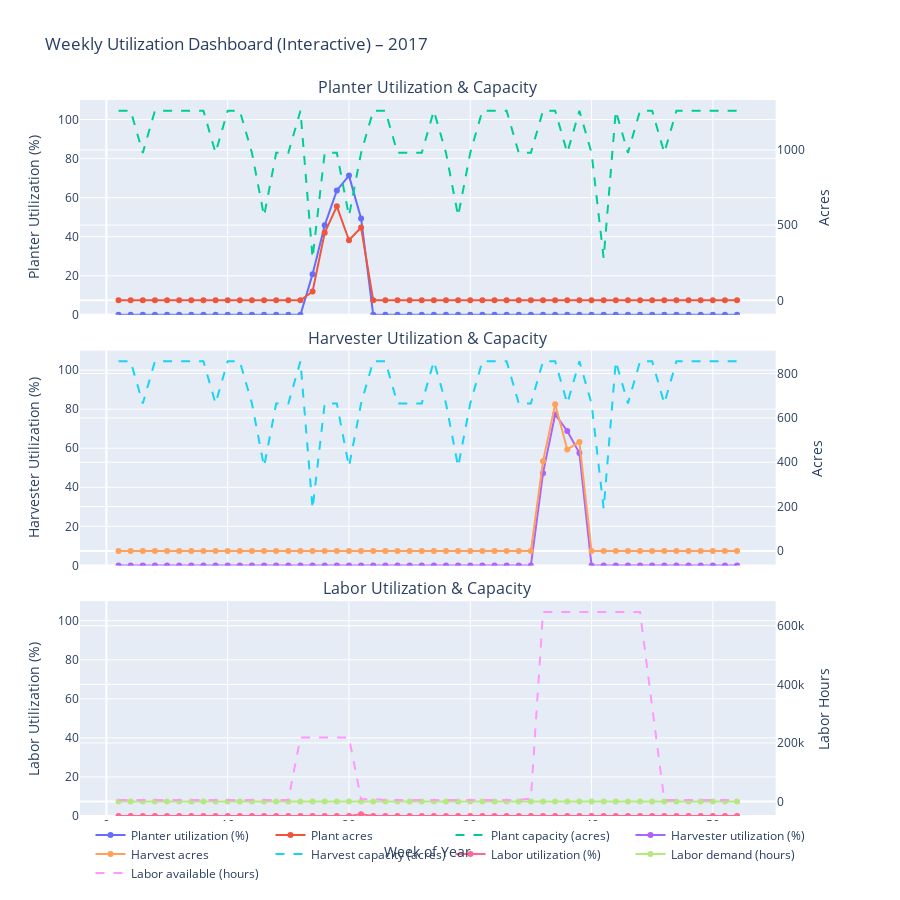

Notebook code cell kept with this figure:
### Code cell
import plotly.graph_objs as go
from plotly.subplots import make_subplots

def plot_weekly_utilization_plotly(weekly_view, target_year=2017):
    weeks = weekly_view["week"]

    fig = make_subplots(
        rows=3, cols=1,
        shared_xaxes=True,
        vertical_spacing=0.05,
        subplot_titles=(
            "Planter Utilization & Capacity",
            "Harvester Utilization & Capacity",
            "Labor Utilization & Capacity"
        ),
        specs=[[{"secondary_y": True}],
               [{"secondary_y": True}],
               [{"secondary_y": True}]]
    )

    # --- Row 1: Planter ---
    fig.add_trace(
        go.Scatter(
            x=weeks,
            y=weekly_view["plant_utilization"] * 100,
            mode="lines+markers",
            name="Planter utilization (%)",
        ),
        row=1, col=1, secondary_y=False,
    )

    fig.add_trace(
        go.Scatter(
            x=weeks,
            y=weekly_view["plant_acres"],
            mode="lines+markers",
            name="Plant acres",
        ),
        row=1, col=1, secondary_y=True,
    )

    fig.add_trace(
        go.Scatter(
            x=weeks,
            y=weekly_view["plant_capacity"],
            mode="lines",
            name="Plant capacity (acres)",
            line=dict(dash="dash"),
        ),
        row=1, col=1, secondary_y=True,
    )

    # --- Row 2: Harvester ---
    fig.add_trace(
        go.Scatter(
            x=weeks,
            y=weekly_view["harvest_utilization"] * 100,
            mode="lines+markers",
            name="Harvester utilization (%)",
        ),
        row=2, col=1, secondary_y=False,
    )

    fig.add_trace(
        go.Scatter(
            x=weeks,
            y=weekly_view["harvest_acres"],
            mode="lines+markers",
            name="Harvest acres",
        ),
        row=2, col=1, secondary_y=True,
    )

    fig.add_trace(
        go.Scatter(
            x=weeks,
            y=weekly_view["harvest_capacity"],
            mode="lines",
            name="Harvest capacity (acres)",
            line=dict(dash="dash"),
        ),
        row=2, col=1, secondary_y=True,
    )

    # --- Row 3: Labor ---
    fig.add_trace(
        go.Scatter(
            x=weeks,
            y=weekly_view["labor_utilization"] * 100,
            mode="lines+markers",
            name="Labor utilization (%)",
        ),
        row=3, col=1, secondary_y=False,
    )

    fig.add_trace(
        go.Scatter(
            x=weeks,
            y=weekly_view["labor_demand"],
            mode="lines+markers",
            name="Labor demand (hours)",
        ),
        row=3, col=1, secondary_y=True,
    )

    fig.add_trace(
        go.Scatter(
            x=weeks,
            y=weekly_view["labor_hours"],
            mode="lines",
            name="Labor available (hours)",
            line=dict(dash="dash"),
        ),
        row=3, col=1, secondary_y=True,
    )

    # --- Layout ---
    fig.update_yaxes(title_text="Planter Utilization (%)", row=1, col=1, secondary_y=False, range=[0, 110])
    fig.update_yaxes(title_text="Acres", row=1, col=1, secondary_y=True)

    fig.update_yaxes(title_text="Harvester Utilization (%)", row=2, col=1, secondary_y=False, range=[0, 110])
    fig.update_yaxes(title_text="Acres", row=2, col=1, secondary_y=True)

    fig.update_yaxes(title_text="Labor Utilization (%)", row=3, col=1, secondary_y=False, range=[0, 110])
    fig.update_yaxes(title_text="Labor Hours", row=3, col=1, secondary_y=True)

    fig.update_xaxes(title_text="Week of Year", row=3, col=1)

    fig.update_layout(
        title_text=f"Weekly Utilization Dashboard (Interactive) – {target_year}",
        hovermode="x unified",
        legend=dict(orientation="h", yanchor="bottom", y=-0.1, xanchor="center", x=0.5),
        height=900,
    )

    fig.show()

# Example call
plot_weekly_utilization_plotly(weekly_view, target_year=2017)

### Figure 1 — Plotly figure (JSON) as saved in the notebook; plotly's stock layout.template omitted (floating-point values rounded to 4 significant figures)
{"data": [{"mode": "lines+markers", "name": "Planter utilization (%)", "type": "scatter", "x": [1, 2, 3, 4, 5, 6, 7, 8, 9, 10, 11, 12, 13, 14, 15, 16, 17, 18, 19, 20, 21, 22, 23, 24, 25, 26, 27, 28, 29, 30, 31, 32, 33, 34, 35, 36, 37, 38, 39, 40, 41, 42, 43, 44, 45, 46, 47, 48, 49, 50, 51, 52], "xaxis": "x", "y": [0.0, 0.0, 0.0, 0.0, 0.0, 0.0, 0.0, 0.0, 0.0, 0.0, 0.0, 0.0, 0.0, 0.0, 0.0, 0.0, 20.81, 45.82, 63.71, 71.28, 49.35, 0.0, 0.0, 0.0, 0.0, 0.0, 0.0, 0.0, 0.0, 0.0, 0.0, 0.0, 0.0, 0.0, 0.0, 0.0, 0.0, 0.0, 0.0, 0.0, 0.0, 0.0, 0.0, 0.0, 0.0, 0.0, 0.0, 0.0, 0.0, 0.0, 0.0, 0.0], "yaxis": "y"}, {"mode": "lines+markers", "name": "Plant acres", "type": "scatter", "x": [1, 2, 3, 4, 5, 6, 7, 8, 9, 10, 11, 12, 13, 14, 15, 16, 17, 18, 19, 20, 21, 22, 23, 24, 25, 26, 27, 28, 29, 30, 31, 32, 33, 34, 35, 36, 37, 38, 39, 40, 41, 42, 43, 44, 45, 46, 47, 48, 49, 50, 51, 52], "xaxis": "x", "y": [0.0, 0.0, 0.0, 0.0, 0.0, 0.0, 0.0, 0.0, 0.0, 0.0, 0.0, 0.0, 0.0, 0.0, 0.0, 0.0, 58.28, 449.0, 624.4, 399.2, 483.6, 0.0, 0.0, 0.0, 0.0, 0.0, 0.0, 0.0, 0.0, 0.0, 0.0, 0.0, 0.0, 0.0, 0.0, 0.0, 0.0, 0.0, 0.0, 0.0, 0.0, 0.0, 0.0, 0.0, 0.0, 0.0, 0.0, 0.0, 0.0, 0.0, 0.0, 0.0], "yaxis": "y2"}, {"line": {"dash": "dash"}, "mode": "lines", "name": "Plant capacity (acres)", "type": "scatter", "x": [1, 2, 3, 4, 5, 6, 7, 8, 9, 10, 11, 12, 13, 14, 15, 16, 17, 18, 19, 20, 21, 22, 23, 24, 25, 26, 27, 28, 29, 30, 31, 32, 33, 34, 35, 36, 37, 38, 39, 40, 41, 42, 43, 44, 45, 46, 47, 48, 49, 50, 51, 52], "xaxis": "x", "y": [1260.0, 1260.0, 980.0, 1260.0, 1260.0, 1260.0, 1260.0, 1260.0, 980.0, 1260.0, 1260.0, 980.0, 560.0, 980.0, 980.0, 1260.0, 280.0, 980.0, 980.0, 560.0, 980.0, 1260.0, 1260.0, 980.0, 980.0, 980.0, 1260.0, 980.0, 560.0, 980.0, 1260.0, 1260.0, 1260.0, 980.0, 980.0, 1260.0, 1260.0, 980.0, 1260.0, 980.0, 280.0, 1260.0, 980.0, 1260.0, 1260.0, 980.0, 1260.0, 1260.0, 1260.0, 1260.0, 1260.0, 1260.0], "yaxis": "y2"}, {"mode": "lines+markers", "name": "Harvester utilization (%)", "type": "scatter", "x": [1, 2, 3, 4, 5, 6, 7, 8, 9, 10, 11, 12, 13, 14, 15, 16, 17, 18, 19, 20, 21, 22, 23, 24, 25, 26, 27, 28, 29, 30, 31, 32, 33, 34, 35, 36, 37, 38, 39, 40, 41, 42, 43, 44, 45, 46, 47, 48, 49, 50, 51, 52], "xaxis": "x2", "y": [0.0, 0.0, 0.0, 0.0, 0.0, 0.0, 0.0, 0.0, 0.0, 0.0, 0.0, 0.0, 0.0, 0.0, 0.0, 0.0, 0.0, 0.0, 0.0, 0.0, 0.0, 0.0, 0.0, 0.0, 0.0, 0.0, 0.0, 0.0, 0.0, 0.0, 0.0, 0.0, 0.0, 0.0, 0.0, 47.25, 77.31, 68.82, 57.51, 0.0, 0.0, 0.0, 0.0, 0.0, 0.0, 0.0, 0.0, 0.0, 0.0, 0.0, 0.0, 0.0], "yaxis": "y3"}, {"mode": "lines+markers", "name": "Harvest acres", "type": "scatter", "x": [1, 2, 3, 4, 5, 6, 7, 8, 9, 10, 11, 12, 13, 14, 15, 16, 17, 18, 19, 20, 21, 22, 23, 24, 25, 26, 27, 28, 29, 30, 31, 32, 33, 34, 35, 36, 37, 38, 39, 40, 41, 42, 43, 44, 45, 46, 47, 48, 49, 50, 51, 52], "xaxis": "x2", "y": [0.0, 0.0, 0.0, 0.0, 0.0, 0.0, 0.0, 0.0, 0.0, 0.0, 0.0, 0.0, 0.0, 0.0, 0.0, 0.0, 0.0, 0.0, 0.0, 0.0, 0.0, 0.0, 0.0, 0.0, 0.0, 0.0, 0.0, 0.0, 0.0, 0.0, 0.0, 0.0, 0.0, 0.0, 0.0, 404.0, 661.0, 457.7, 491.7, 0.0, 0.0, 0.0, 0.0, 0.0, 0.0, 0.0, 0.0, 0.0, 0.0, 0.0, 0.0, 0.0], "yaxis": "y4"}, {"line": {"dash": "dash"}, "mode": "lines", "name": "Harvest capacity (acres)", "type": "scatter", "x": [1, 2, 3, 4, 5, 6, 7, 8, 9, 10, 11, 12, 13, 14, 15, 16, 17, 18, 19, 20, 21, 22, 23, 24, 25, 26, 27, 28, 29, 30, 31, 32, 33, 34, 35, 36, 37, 38, 39, 40, 41, 42, 43, 44, 45, 46, 47, 48, 49, 50, 51, 52], "xaxis": "x2", "y": [855.0, 855.0, 665.0, 855.0, 855.0, 855.0, 855.0, 855.0, 665.0, 855.0, 855.0, 665.0, 380.0, 665.0, 665.0, 855.0, 190.0, 665.0, 665.0, 380.0, 665.0, 855.0, 855.0, 665.0, 665.0, 665.0, 855.0, 665.0, 380.0, 665.0, 855.0, 855.0, 855.0, 665.0, 665.0, 855.0, 855.0, 665.0, 855.0, 665.0, 190.0, 855.0, 665.0, 855.0, 855.0, 665.0, 855.0, 855.0, 855.0, 855.0, 855.0, 855.0], "yaxis": "y4"}, {"mode": "lines+markers", "name": "Labor utilization (%)", "type": "scatter", "x": [1, 2, 3, 4, 5, 6, 7, 8, 9, 10, 11, 12, 13, 14, 15, 16, 17, 18, 19, 20, 21, 22, 23, 24, 25, 26, 27, 28, 29, 30, 31, 32, 33, 34, 35, 36, 37, 38, 39, 40, 41, 42, 43, 44, 45, 46, 47, 48, 49, 50, 51, 52], "xaxis": "x3", "y": [0.0, 0.0, 0.0, 0.0, 0.0, 0.0, 0.0, 0.0, 0.0, 0.0, 0.0, 0.0, 0.0, 0.0, 0.0, 0.0, 0.004001, 0.03082, 0.04286, 0.0274, 0.8964, 0.0, 0.0, 0.0, 0.0, 0.0, 0.0, 0.0, 0.0, 0.0, 0.0, 0.0, 0.0, 0.0, 0.0, 0.01248, 0.02042, 0.01414, 0.01519, 0.0, 0.0, 0.0, 0.0, 0.0, 0.0, 0.0, 0.0, 0.0, 0.0, 0.0, 0.0, 0.0], "yaxis": "y5"}, {"mode": "lines+markers", "name": "Labor demand (hours)", "type": "scatter", "x": [1, 2, 3, 4, 5, 6, 7, 8, 9, 10, 11, 12, 13, 14, 15, 16, 17, 18, 19, 20, 21, 22, 23, 24, 25, 26, 27, 28, 29, 30, 31, 32, 33, 34, 35, 36, 37, 38, 39, 40, 41, 42, 43, 44, 45, 46, 47, 48, 49, 50, 51, 52], "xaxis": "x3", "y": [0.0, 0.0, 0.0, 0.0, 0.0, 0.0, 0.0, 0.0, 0.0, 0.0, 0.0, 0.0, 0.0, 0.0, 0.0, 0.0, 8.742, 67.35, 93.65, 59.87, 72.54, 0.0, 0.0, 0.0, 0.0, 0.0, 0.0, 0.0, 0.0, 0.0, 0.0, 0.0, 0.0, 0.0, 0.0, 80.8, 132.2, 91.53, 98.34, 0.0, 0.0, 0.0, 0.0, 0.0, 0.0, 0.0, 0.0, 0.0, 0.0, 0.0, 0.0, 0.0], "yaxis": "y6"}, {"line": {"dash": "dash"}, "mode": "lines", "name": "Labor available (hours)", "type": "scatter", "x": [1, 2, 3, 4, 5, 6, 7, 8, 9, 10, 11, 12, 13, 14, 15, 16, 17, 18, 19, 20, 21, 22, 23, 24, 25, 26, 27, 28, 29, 30, 31, 32, 33, 34, 35, 36, 37, 38, 39, 40, 41, 42, 43, 44, 45, 46, 47, 48, 49, 50, 51, 52], "xaxis": "x3", "y": [5058.0, 5058.0, 5058.0, 5058.0, 5058.0, 5058.0, 5058.0, 5058.0, 5058.0, 5058.0, 5058.0, 5058.0, 5058.0, 5058.0, 5058.0, 218500.0, 218500.0, 218500.0, 218500.0, 218500.0, 8093.0, 8093.0, 5058.0, 5058.0, 5058.0, 5058.0, 5058.0, 5058.0, 5058.0, 5058.0, 5058.0, 5058.0, 5058.0, 5058.0, 10120.0, 647400.0, 647400.0, 647400.0, 647400.0, 647400.0, 647400.0, 647400.0, 647400.0, 647400.0, 323700.0, 5058.0, 5058.0, 5058.0, 5058.0, 5058.0, 5058.0, 5058.0], "yaxis": "y6"}], "layout": {"annotations": [{"font": {"size": 16}, "showarrow": false, "text": "Planter Utilization & Capacity", "x": 0.47, "xanchor": "center", "xref": "paper", "y": 1, "yanchor": "bottom", "yref": "paper"}, {"font": {"size": 16}, "showarrow": false, "text": "Harvester Utilization & Capacity", "x": 0.47, "xanchor": "center", "xref": "paper", "y": 0.65, "yanchor": "bottom", "yref": "paper"}, {"font": {"size": 16}, "showarrow": false, "text": "Labor Utilization & Capacity", "x": 0.47, "xanchor": "center", "xref": "paper", "y": 0.3, "yanchor": "bottom", "yref": "paper"}], "height": 900, "hovermode": "x unified", "legend": {"orientation": "h", "x": 0.5, "xanchor": "center", "y": -0.1, "yanchor": "bottom"}, "title": {"text": "Weekly Utilization Dashboard (Interactive) – 2017"}, "xaxis": {"anchor": "y", "domain": [0, 0.94], "matches": "x3", "showticklabels": false}, "xaxis2": {"anchor": "y3", "domain": [0, 0.94], "matches": "x3", "showticklabels": false}, "xaxis3": {"anchor": "y5", "domain": [0, 0.94], "title": {"text": "Week of Year"}}, "yaxis": {"anchor": "x", "domain": [0.7, 1], "range": [0, 110], "title": {"text": "Planter Utilization (%)"}}, "yaxis2": {"anchor": "x", "overlaying": "y", "side": "right", "title": {"text": "Acres"}}, "yaxis3": {"anchor": "x2", "domain": [0.35, 0.65], "range": [0, 110], "title": {"text": "Harvester Utilization (%)"}}, "yaxis4": {"anchor": "x2", "overlaying": "y3", "side": "right", "title": {"text": "Acres"}}, "yaxis5": {"anchor": "x3", "domain": [0, 0.3], "range": [0, 110], "title": {"text": "Labor Utilization (%)"}}, "yaxis6": {"anchor": "x3", "overlaying": "y5", "side": "right", "title": {"text": "Labor Hours"}}}}
